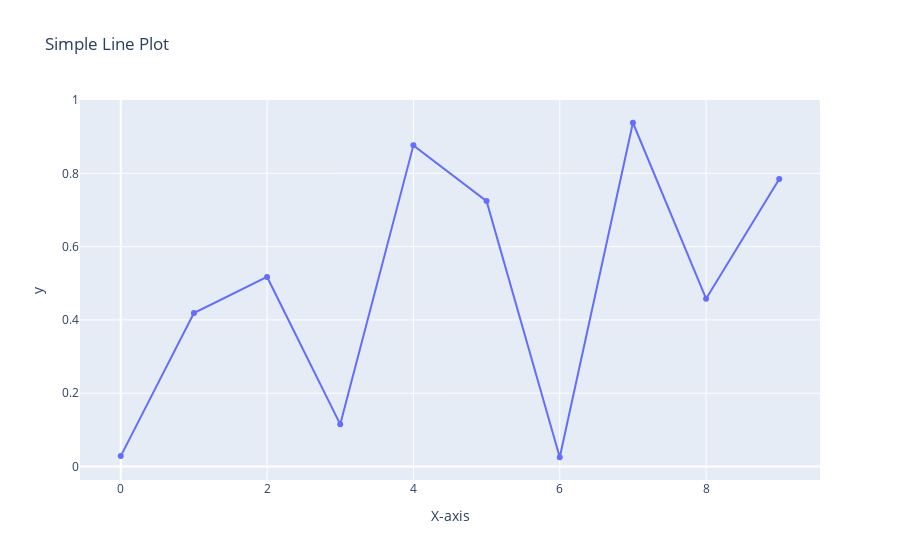

Notebook code cell kept with this figure:
### Code cell
#Q20
import plotly.graph_objects as go
import plotly.express as px

x = np.arange(10)
y = np.random.rand(10)

fig = px.line(x=x,y=y,title='Simple Line Plot', labels={'x':'X-axis','Y':'Y-axis'},markers="o")
fig.show()

### Figure 1 — Plotly figure (JSON) as saved in the notebook; plotly's stock layout.template omitted (floating-point values rounded to 4 significant figures)
{"data": [{"hovertemplate": "X-axis=%{x}<br>y=%{y}<extra></extra>", "legendgroup": "", "line": {"color": "#636efa", "dash": "solid"}, "marker": {"symbol": "circle"}, "mode": "lines+markers", "name": "", "orientation": "v", "showlegend": false, "type": "scatter", "x": [0, 1, 2, 3, 4, 5, 6, 7, 8, 9], "xaxis": "x", "y": [0.02839, 0.4187, 0.5172, 0.1151, 0.8763, 0.7241, 0.02526, 0.9379, 0.4579, 0.7842], "yaxis": "y"}], "layout": {"legend": {"tracegroupgap": 0}, "title": {"text": "Simple Line Plot"}, "xaxis": {"anchor": "y", "domain": [0, 1], "title": {"text": "X-axis"}}, "yaxis": {"anchor": "x", "domain": [0, 1], "title": {"text": "y"}}}}
